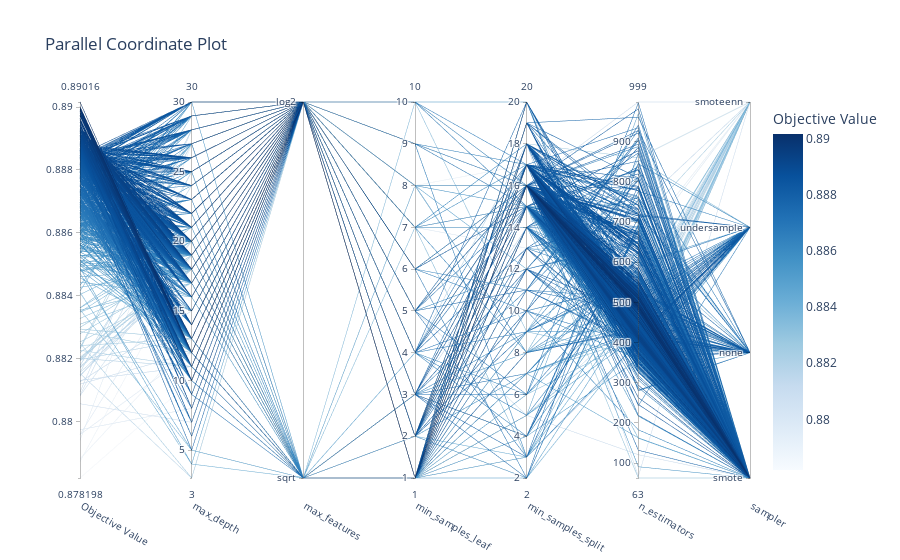

The notebook cell saved with this chart:
### Code cell
fig3 = vis.plot_parallel_coordinate(study)
fig3.show()

### Figure 1 — Plotly figure (JSON) as saved in the notebook; plotly's stock layout.template omitted (floating-point values rounded to 4 significant figures; data arrays with more than 128 entries replaced by an {"elided": "..."} marker saying what was removed)
{"data": [{"dimensions": [{"label": "Objective Value", "range": [0.8782, 0.8902], "values": {"elided": "1000 float values"}}, {"label": "max_depth", "range": [3, 30], "values": {"elided": "1000 int values"}}, {"label": "max_features", "range": [0, 1], "ticktext": ["sqrt", "log2"], "tickvals": [0, 1], "values": {"elided": "1000 int values"}}, {"label": "min_samples_leaf", "range": [1, 10], "values": {"elided": "1000 int values"}}, {"label": "min_samples_split", "range": [2, 20], "values": {"elided": "1000 int values"}}, {"label": "n_estimators", "range": [63, 999], "values": {"elided": "1000 int values"}}, {"label": "sampler", "range": [0, 3], "ticktext": ["smote", "none", "undersample", "smoteenn"], "tickvals": [0, 1, 2, 3], "values": {"elided": "1000 int values"}}], "labelangle": 30, "labelside": "bottom", "line": {"color": {"elided": "1000 float values"}, "colorbar": {"title": {"text": "Objective Value"}}, "colorscale": [[0, "rgb(247,251,255)"], [0.125, "rgb(222,235,247)"], [0.25, "rgb(198,219,239)"], [0.375, "rgb(158,202,225)"], [0.5, "rgb(107,174,214)"], [0.625, "rgb(66,146,198)"], [0.75, "rgb(33,113,181)"], [0.875, "rgb(8,81,156)"], [1, "rgb(8,48,107)"]], "reversescale": false, "showscale": true}, "type": "parcoords"}], "layout": {"title": {"text": "Parallel Coordinate Plot"}}}
